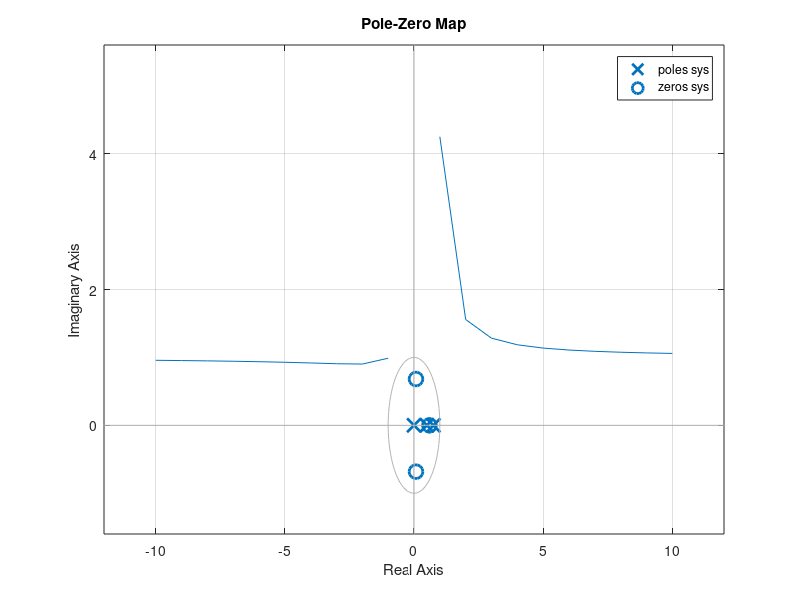

The MATLAB script that drew this image:
%PartA
%D -Impulse response
n = -10:10;
u0 = n>=0;
u2 = n>=2;

f = ((0.5).^n).*u0 + ((0.75).^n).*u2;
plot(n,f)
title('Impulse Response')
xlabel('n [sec]'),ylabel('|Impulse response|');

%E - Transfer function
z = -10:10;
h1=1-(3./(4.*z))+9./(16.*z.^2)-9./(32.*z.^3);
h2=1-(3./(4.*z))-(1./(2.*z))+(3./(8.*z.^2));
H =h1./h2;
plot(n,H)
title('Transfer Function')
xlabel('n [sec]'),ylabel('|Transfer function|');

%F - pole zero map
numerator = [32,-24,18,-9];
denomanator = [32,-40,12,0];
ts = 1;
sys = tf(numerator,denomanator,ts);
pzmap(sys)






